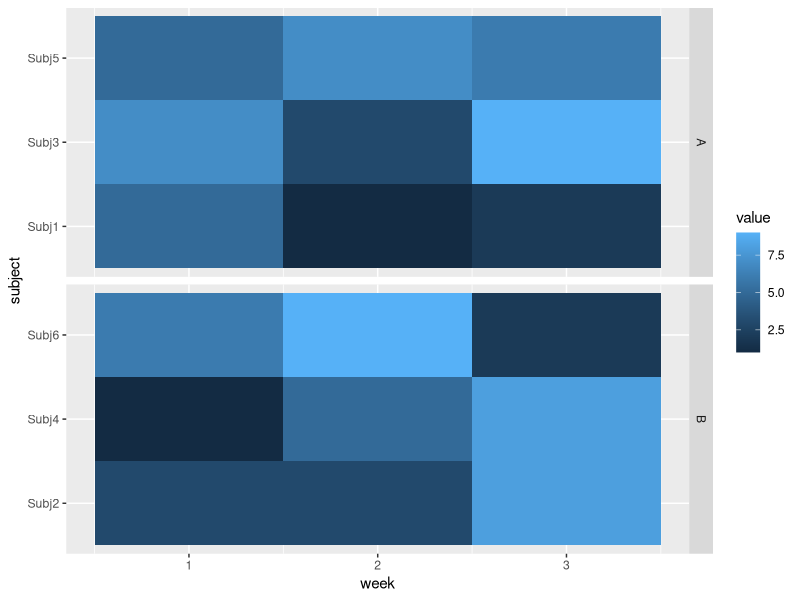

This chart was generated by the following R code:
library(tidyverse)
subject <- rep(paste0("Subj", 1:6), 3)
trt <- rep(c("A", "B"), 9)
week <- rep(1:3, each = 6)
value <- sample.int(10, size = 18, replace = TRUE)
df <- data_frame(subject, trt, week, value)

ggplot(df, aes(x = week, y = subject, fill = value)) +
   facet_grid(trt ~ ., scale = "free") +
   geom_tile()
